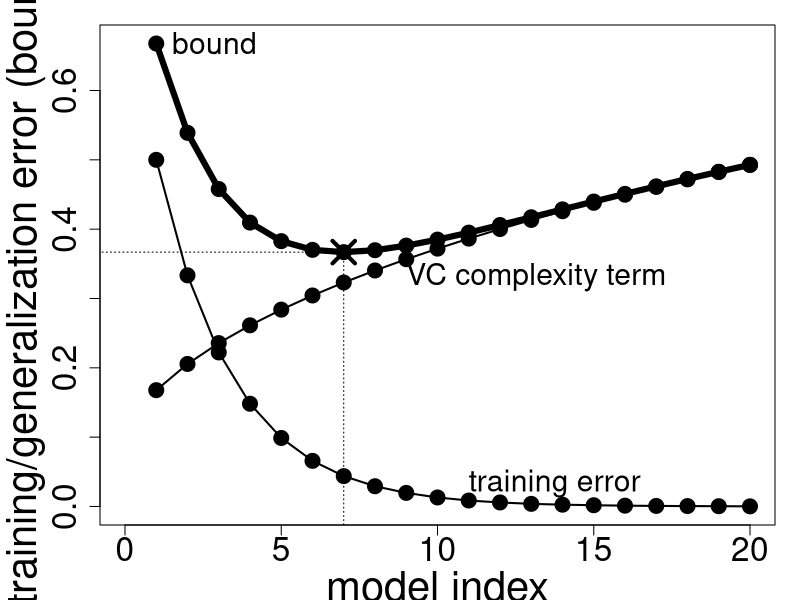

The R script that drew this image:
###
### demo        creates all plots for the structural risk minimisation
###             section
###
### 2001 written by Ralf Herbrich
### Microsoft Research Cambridge
###
### (c) 2001 Microsoft Corporation. Reproduced with permission. All rights reserved.


############################################################
## BOOK plots
############################################################

book <- function () {

  postscript (file="../../ps/srm.ps");
  par (mai=c (0.75,1.0,0.25,0.25));

  ## global parameters  
  delta <- 0.05;
  m <- 5000;
  d <- seq (1, 20, by=1);

  ## compute VC term
  VC <- sqrt (8/m * (log (4 / (delta / 20)) + d * log (2*exp(1)*m/d)));

  ## training error sequence
  error <- round (1.5^(-d)* 1.5 * 1/2 * 5000);

  ## compute sum
  bound <- error/m + VC;

  ## plot the results
  plot (c (0, 20),
        c (0, max (bound)),
        type="n", cex.lab=2.5, cex.axis=2.0,
        xlab="model index", ylab="training/generalization error (bound)")

  ## draw the three lines
  lines (d, error/m, lwd=2, lty=1);
  lines (d, VC, lwd=2, lty=1);
  lines (d, bound, lwd=6, lty=1);
  
  points (d, error/m, pch=19, cex=2);
  points (d, VC, pch=19, cex=2);
  points (d, bound, pch=19, cex=2);

  ## mark the best model
  idx <- order (bound);
  points (idx [1], bound [idx [1]], pch=4, cex=3, lwd=4);

  x <- seq (-1, idx [1], length=100);
  lines (x, rep (bound [idx [1]], length=100), lty=3); 

  y <- seq (-1, bound [idx [1]], length=100);
  lines (rep (idx [1], length=100), y, lty=3); 

  ## label the curves
  text (1.5, bound [1], "bound", cex=1.8, adj=0);
  text (9, VC [8] - 0.01, "VC complexity term", cex=1.8, adj=0);
  text (11, 0.02 + error [10]/m, "training error", cex=1.8, adj=0);
  
  readline ("Press any key for next plot");
  dev.off ();
}

book ();


